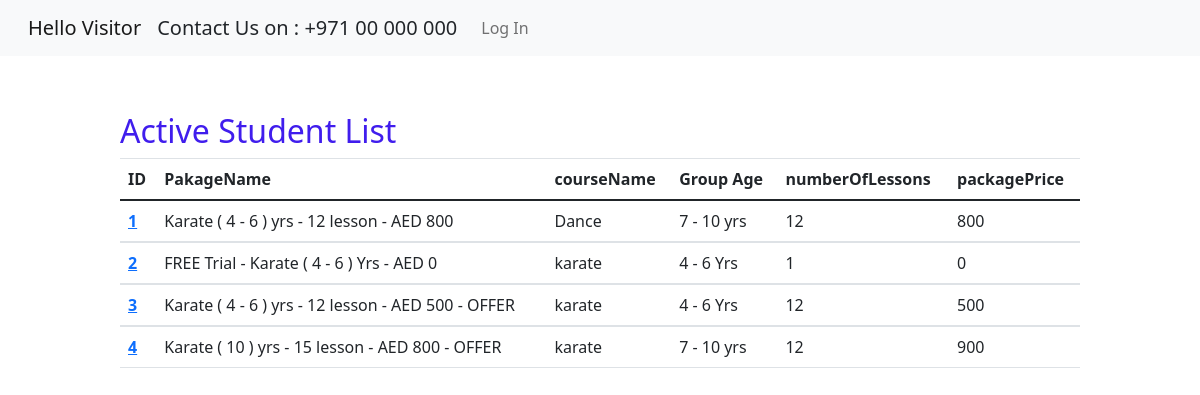
Screenshot of /pakcageList/ with the database file from the repository.
### student/models.py (models this page shows, shortened)
class studioPackages(models.Model):
    packageId = models.AutoField(primary_key=True)
    PakageName = models.CharField(max_length=255, unique=True)
    courseName = models.ForeignKey(courseList,max_length=50,on_delete=models.CASCADE)
    group_age = models.ForeignKey(groupAge,max_length=255,on_delete=models.CASCADE)
    numberOfLessons = models.IntegerField()
    packagePrice = models.IntegerField()
    active = models.BooleanField(default=True)
    freeTry = models.BooleanField(default=True)

class courseList(models.Model):
    coursList = models.CharField(max_length=50,unique=True)
    def __str__(self) -> str:
        return f'{self.coursList}'

class groupAge(models.Model):
    groupAge = models.CharField(max_length=255)
    def __str__(self) -> str:
        return f"{self.groupAge}"

### student/views.py (the view)
# urls.py: path('pakcageList/',views.packageList,name='pakcageList'),
def packageList(request):
    packageListAll = studioPackages.objects.all()
    context = {'packageListAll':packageListAll}
    return render(request,'student/packagelist.html',context)

### student/templates/student/packagelist.html (shortened to what this page needs)
{% extends 'student/base.html' %}
{% load static %}
{% block content %}
<div class="container">
    <br>
    <h2>Active Student List</h2>
<table class="table">
<thead>
  <tr>
    <th scope="col">ID</th>
    <th scope="col"> PakageName</th>
    <th scope="col"> courseName</th>
    <th scope="col">Group Age </th>
    <th scope="col">numberOfLessons</th>
    <th scope="col">packagePrice</th>
  </tr>
</thead>
{% for x in packageListAll %}
<tbody>
  <tr>
    <th scope="row"><a href="/student/editPackages/{{x.packageId}}">{{x.packageId}} </th></a>
    <td>{{x.PakageName}} </td>
    <td>{{x.courseName}}</td>
    <td>{{x.group_age}}</td>
    <td>{{x.numberOfLessons}}</td>
    <td>{{x.packagePrice}}</td>
  </tr>
</tbody>
{% endfor %}
</table>
{% endblock  %}

### student/static/student/custom.css (style rules this page uses)
h2 { color: rgb(64, 29, 237); border-radius: 2; }
.container { width: 1024px; padding: 2em; }

### rows the page displays
studioPackages: packageId "1", PakageName "Karate ( 4 - 6 ) yrs - 12 lesson - AED 800", courseName "Dance", group_age "7 - 10 yrs", numberOfLessons "12", packagePrice "800"
studioPackages: packageId "2", PakageName "FREE Trial - Karate ( 4 - 6 ) Yrs - AED 0", courseName "karate", group_age "4 - 6 Yrs", numberOfLessons "1", packagePrice "0"
studioPackages: packageId "3", PakageName "Karate ( 4 - 6 ) yrs - 12 lesson - AED 500 - OFFER", courseName "karate", group_age "4 - 6 Yrs", numberOfLessons "12", packagePrice "500"
studioPackages: packageId "4", PakageName "Karate ( 10 ) yrs - 15 lesson - AED 800 - OFFER", courseName "karate", group_age "7 - 10 yrs", numberOfLessons "12", packagePrice "900"
